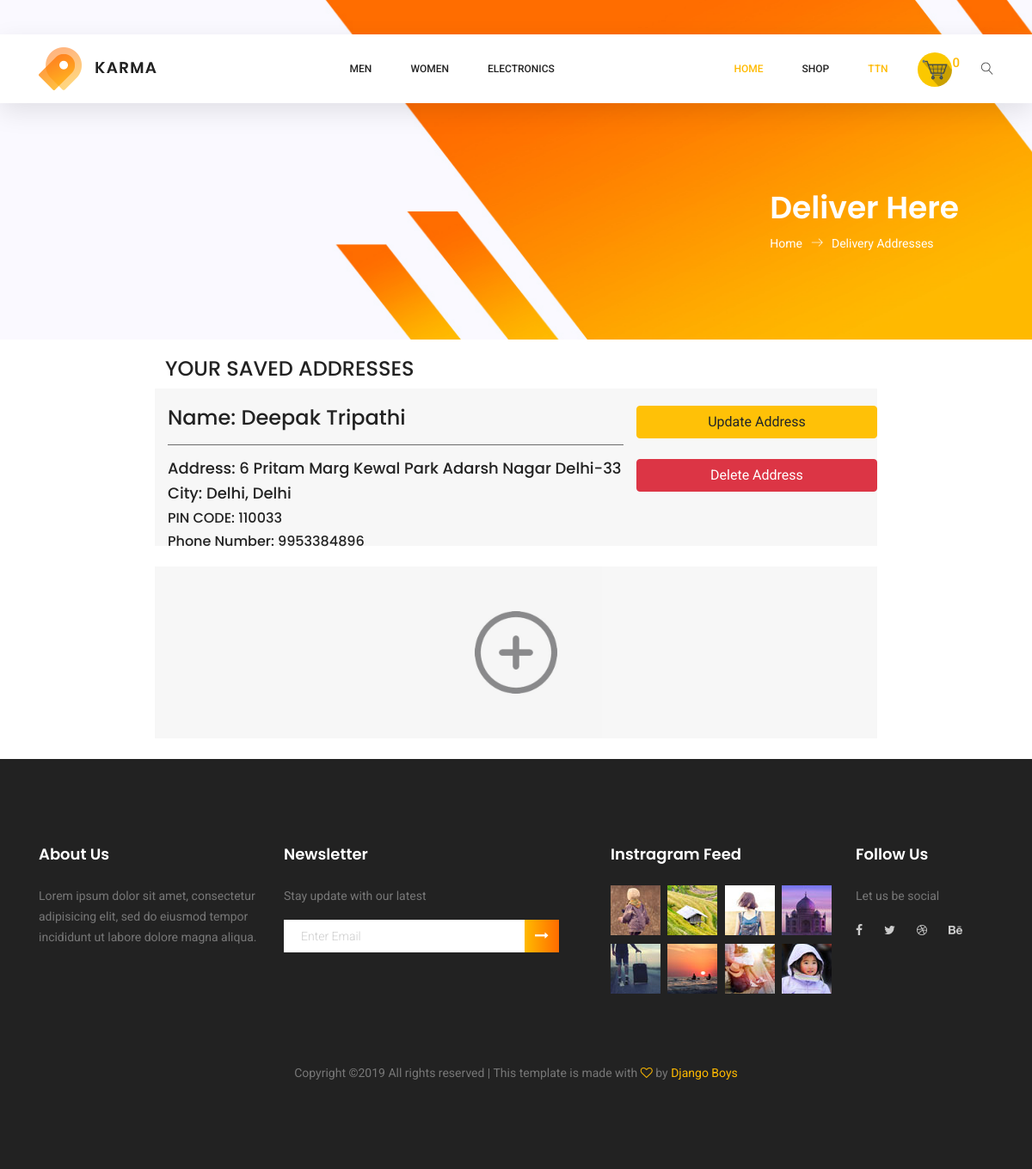
The page /orders/address/ (signed in) on the database its author committed.
### core/models.py (models this page shows, shortened)
class Customer(AbstractUser):
    gender = models.BooleanField(default=True)
    phone_number = models.IntegerField(null=True)

class DeliveryAddresses(models.Model):
    customer = models.ForeignKey(Customer, on_delete=models.CASCADE)
    receiver_name = models.CharField(max_length=50, blank=False)
    street_address = models.CharField(max_length=50, blank=False)
    city = models.CharField(max_length=50, blank=False)
    pincode = models.IntegerField(blank=False)
    state = models.CharField(max_length=50, blank=False)
    phone_number = models.IntegerField(blank=False)

### orders/views.py (the view, shortened to what this page needs)
# urls.py: path('address/',get_delivery_addresses.as_view(), name='delivery_address'),
class get_delivery_addresses(ListView):
    template_name = 'orders/delivery_address.html'
    context_object_name = "address"
    def get_queryset(self):
        queryset = DeliveryAddresses.objects.filter(customer=self.request.user)
        return queryset

### operations/context_processors.py (called while the page is built)
def cart_count(request):
    if request.user.is_authenticated:
        try:
            cart = Cart.objects.get(user=request.user, is_ordered=False)
            return {'count': len(cart.cartitems_set.all())}
        except Cart.DoesNotExist:
            return {'count': 0}
    else:
        request.session[settings.CART_SESSION_ID] = request.session.get(settings.CART_SESSION_ID, {})
        if request.session[settings.CART_SESSION_ID] is None:
            return {'count': 0}
        return {'count': len(request.session[settings.CART_SESSION_ID])}

### orders/templates/orders/delivery_address.html
{% extends 'base.html' %}
{% load static %}
{% block content %}
<section class="banner-area organic-breadcrumb">
        <div class="container">
            <div class="breadcrumb-banner d-flex flex-wrap align-items-center justify-content-end">
                <div class="col-first">
                    <h1>Deliver Here</h1>
                    <nav class="d-flex align-items-center">
                        <a href="index.html">Home<span class="lnr lnr-arrow-right"></span></a>
                        <a href="single-product.html">Delivery Addresses</a>
                    </nav>
                </div>
            </div>
        </div>
    </section>
<div>
<section class="cart-area" style="">
    {% if address %}
    <h3 style="margin-left:192px;margin-top:20px">YOUR SAVED ADDRESSES</h3>
    {% else %}
    <h3 style="margin-left:192px;margin-top:20px">NO ADDRESSES SAVED</h3>
    {% endif %}
    {% for address in object_list %}
   <div class="container" style="background-color:#f7f7f7;width:70%;">
   <div class="row">
      <div class="col-lg-12" style="">
         <div class="row" style="">
            <div class="col-lg-8 col-sm-4">
               <div class="single-product" style="padding: 20px 0px 0px 0px;">
                  <div class="product-details">
                     <h3>Name: {{address.receiver_name}}</h3><hr color="#777777">
                     <div class="price">
                        <h4>Address: {{address.street_address}}</h4>
                        <h4>City: {{address.city}}, {{address.state}}</h4>
                     </div>
                     <div class="price" style="position: absolute;">
                        <h5>PIN CODE: {{address.pincode}}</h5>
                        <h5>Phone Number: {{address.phone_number}}</h5>
                     </div>
                  </div>
               </div>
            </div>
            <div class="col-lg-4 col-sm-6" style="padding:0px 0px 0px 0px">
                  <div class="button-group-area mt-40" style="text-align:center;padding-top:20px">
                     <a href="{% url 'operations:track' %}"><button type="button" class="btn btn-warning" style="width:100%;">Update Address</button></a><br><br>
                  </div>
                    <div class="button-group-area mt-40" style="text-align:center;">
                    <button type="button" class="btn btn-danger" style="width:100%;float:right">Delete Address</button><br>
                    </div>
            </div>
         </div>
      </div>
   </div>
   </div><br>
    {% endfor %}
    <div align="center" class="container" style="background-color:#f7f7f7;width:70%;height:200px">
        <a href="{% url 'orders:add_address' %}">
            <div>
                <img src="{% static 'img/add_banner.jpg' %}" width="200px" height="200px">
            </div>
        </a>
    </div>
    <br>
</section></div>
{% endblock %}

### templates/partials/navbar.html (shortened to what this page needs)
{% load static %}
<header class="header_area sticky-header">
<div class="main_menu">
<nav class="navbar navbar-expand-lg navbar-light main_box">
<div class="container">
<a class="navbar-brand logo_h" href="{% url 'index' %}"><img src="{% static 'img/logo.png' %}"></a>
{% include 'partials/category_bar.html' %}
<div class="collapse navbar-collapse offset" id="navbarSupportedContent">
<ul class="nav navbar-nav menu_nav ml-auto">
<li class="nav-item active"><a class="nav-link" href="{% url 'index' %}">Home</a></li>
<li class="nav-item">
<a class="nav-link" href="{% url 'product_list' %}">Shop</a>
</li>
{% if user.is_authenticated %}
<li class="nav-item submenu dropdown active">
<a href="#" class="nav-link dropdown-toggle" data-toggle="dropdown" role="button" aria-haspopup="true"
aria-expanded="false">{{user.first_name }}</a>
</li>
{% else %}
<li class="nav-item"><a class="nav-link" href="{% url 'accounts:login_app' %}">Login</a></li>
<li class="nav-item"><a class="nav-link" href="{% url 'accounts:registration' %}">Register</a></li>
{% endif %}
</ul>
<ul class="nav navbar-nav navbar-right">
    <li class="nav-item"><a href="{% url 'operations:view_cart' %}" class="cart"><img src="{% static '/img/cart_main.jpg' %}" width="40px" height="40px" style="border-radius:50%;"><span ><sup id='cart_count' style="font-size:15px">{{count}}</sup></span></a></li>
<li class="nav-item">
<button class="search"><span class="lnr lnr-magnifier" id="search"></span></button>
</li>
</ul>
</div>
</div>
</nav>
</div>
</header>

### rows shown on the page
Customer: first_name "TTN"
DeliveryAddresses: receiver_name "Deepak Tripathi", street_address "6 Pritam Marg Kewal Park Adarsh Nagar Delhi-33", city "Delhi", state "Delhi", pincode "110033", phone_number "9953384896"

### other values the page prints
{{ count }} "0"
